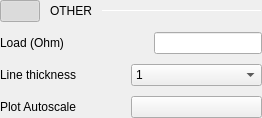
                <widget class="QWidget" name="wAppearanceContainer" native="true">
                 <layout class="QVBoxLayout" name="verticalLayout_13">
                  <property name="spacing">
                   <number>10</number>
                  </property>
                  <property name="leftMargin">
                   <number>0</number>
                  </property>
                  <property name="topMargin">
                   <number>0</number>
                  </property>
                  <property name="rightMargin">
                   <number>0</number>
                  </property>
                  <property name="bottomMargin">
                   <number>0</number>
                  </property>
                  <item>
                   <layout class="QHBoxLayout" name="horizontalLayout_11">
                    <property name="topMargin">
                     <number>0</number>
                    </property>
                    <item>
                     <widget class="QPushButton" name="btnAppearanceCollapse">
                      <property name="minimumSize">
                       <size>
                        <width>0</width>
                        <height>0</height>
                       </size>
                      </property>
                      <property name="maximumSize">
                       <size>
                        <width>16777215</width>
                        <height>16777215</height>
                       </size>
                      </property>
                      <property name="text">
                       <string/>
                      </property>
                      <property name="checkable">
                       <bool>true</bool>
                      </property>
                      <property name="checked">
                       <bool>true</bool>
                      </property>
                      <property name="subsection_arrow_button" stdset="0">
                       <bool>true</bool>
                      </property>
                     </widget>
                    </item>
                    <item>
                     <widget class="QLabel" name="label_8">
                      <property name="text">
                       <string>OTHER</string>
                      </property>
                      <property name="subsection_label" stdset="0">
                       <bool>true</bool>
                      </property>
                     </widget>
                    </item>
                    <item>
                     <widget class="Line" name="line_5">
                      <property name="sizePolicy">
                       <sizepolicy hsizetype="Expanding" vsizetype="Fixed">
                        <horstretch>0</horstretch>
                        <verstretch>0</verstretch>
                       </sizepolicy>
                      </property>
                      <property name="minimumSize">
                       <size>
                        <width>0</width>
                        <height>1</height>
                       </size>
                      </property>
                      <property name="maximumSize">
                       <size>
                        <width>16777215</width>
                        <height>1</height>
                       </size>
                      </property>
                      <property name="orientation">
                       <enum>Qt::Horizontal</enum>
                      </property>
                      <property name="subsection_line" stdset="0">
                       <bool>true</bool>
                      </property>
                     </widget>
                    </item>
                   </layout>
                  </item>
                  <item>
                   <widget class="QWidget" name="wAppearance" native="true">
                    <layout class="QVBoxLayout" name="verticalLayout_6">
                     <property name="spacing">
                      <number>10</number>
                     </property>
                     <property name="leftMargin">
                      <number>0</number>
                     </property>
                     <property name="topMargin">
                      <number>0</number>
                     </property>
                     <property name="rightMargin">
                      <number>0</number>
                     </property>
                     <property name="bottomMargin">
                      <number>0</number>
                     </property>
                     <item>
                      <layout class="QHBoxLayout" name="horizontalLayout_15">
                       <property name="spacing">
                        <number>0</number>
                       </property>
                       <property name="topMargin">
                        <number>0</number>
                       </property>
                       <item>
                        <widget class="QLabel" name="label_11">
                         <property name="text">
                          <string>Load (Ohm)</string>
                         </property>
                        </widget>
                       </item>
                       <item>
                        <spacer name="horizontalSpacer_7">
                         <property name="orientation">
                          <enum>Qt::Horizontal</enum>
                         </property>
                         <property name="sizeHint" stdset="0">
                          <size>
                           <width>90</width>
                           <height>20</height>
                          </size>
                         </property>
                        </spacer>
                       </item>
                       <item>
                        <widget class="ExternalLoadLineEdit" name="externalLoad"/>
                       </item>
                      </layout>
                     </item>
                     <item>
                      <layout class="QHBoxLayout" name="horizontalLayout_13">
                       <property name="spacing">
                        <number>0</number>
                       </property>
                       <property name="topMargin">
                        <number>0</number>
                       </property>
                       <property name="bottomMargin">
                        <number>0</number>
                       </property>
                       <item>
                        <widget class="QLabel" name="label_10">
                         <property name="text">
                          <string>Line thickness</string>
                         </property>
                        </widget>
                       </item>
                       <item>
                        <widget class="QComboBox" name="cbLineThickness">
                         <property name="minimumSize">
                          <size>
                           <width>0</width>
                           <height>0</height>
                          </size>
                         </property>
                         <property name="currentIndex">
                          <number>1</number>
                         </property>
                         <item>
                          <property name="text">
                           <string>0.5</string>
                          </property>
                         </item>
                         <item>
                          <property name="text">
                           <string>1</string>
                          </property>
                         </item>
                         <item>
                          <property name="text">
                           <string>1.5</string>
                          </property>
                         </item>
                         <item>
                          <property name="text">
                           <string>2</string>
                          </property>
                         </item>
                         <item>
                          <property name="text">
                           <string>2.5</string>
                          </property>
                         </item>
                         <item>
                          <property name="text">
                           <string>3</string>
                          </property>
                         </item>
                         <item>
                          <property name="text">
                           <string>3.5</string>
                          </property>
                         </item>
                         <item>
                          <property name="text">
                           <string>4</string>
                          </property>
                         </item>
                         <item>
                          <property name="text">
                           <string>4.5</string>
                          </property>
                         </item>
                         <item>
                          <property name="text">
                           <string>5</string>
                          </property>
                         </item>
                        </widget>
                       </item>
                      </layout>
                     </item>
                     <item>
                      <layout class="QHBoxLayout" name="horizontalLayout_16">
                       <property name="spacing">
                        <number>0</number>
                       </property>
                       <property name="topMargin">
                        <number>0</number>
                       </property>
                       <item>
                        <widget class="QLabel" name="label_3">
                         <property name="text">
                          <string>Plot Autoscale</string>
                         </property>
                        </widget>
                       </item>
                       <item>
                        <widget class="adiscope::CustomSwitch" name="btnSigGenAutoscale">
                         <property name="text">
                          <string/>
                         </property>
                         <property name="checkable">
                          <bool>true</bool>
                         </property>
                        </widget>
                       </item>
                      </layout>
                     </item>
                    </layout>
                   </widget>
                  </item>
                 </layout>
                </widget>
